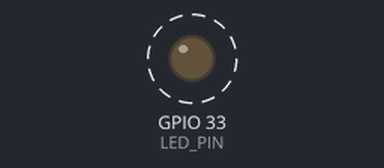
Bench run of a sketch on a simulated ESP32. Shown: output pins drawn as LEDs (lit = HIGH). Dashed ring = blinking. What the sketch prints to the serial monitor is not drawn.

Above: at 0.7 s.
Timing chart, 0 to 3.5 s (numbered marks = the images above):
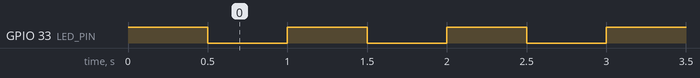

Measured:
- by itself, GPIO 33 (LED_PIN): alternates HIGH for 0.50 s and LOW for 0.50 s

The sketch:

CAM_LED_Test.ino
```cpp
// ESP32-CAM AI Thinker — onboard LED blink test (GPIO 33)
#define LED_PIN 33

void setup() {
  pinMode(LED_PIN, OUTPUT);
  digitalWrite(LED_PIN, HIGH);  // LED off
  Serial.begin(115200);
  delay(500);
  Serial.println("ESP32-CAM LED test");
}

void loop() {
  digitalWrite(LED_PIN, LOW);   // on
  Serial.println("LED ON");
  delay(500);
  digitalWrite(LED_PIN, HIGH);  // off
  Serial.println("LED OFF");
  delay(500);
}
```
